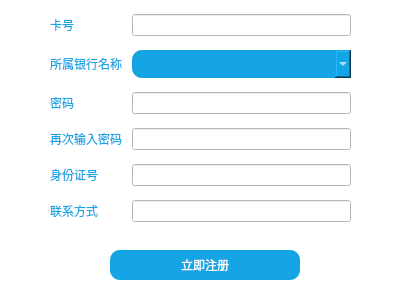
<?xml version="1.0" encoding="UTF-8"?>
<ui version="4.0">
 <class>RegisterDialog</class>
 <widget class="QDialog" name="RegisterDialog">
  <property name="geometry">
   <rect>
    <x>0</x>
    <y>0</y>
    <width>400</width>
    <height>300</height>
   </rect>
  </property>
  <property name="windowTitle">
   <string>Dialog</string>
  </property>
  <property name="styleSheet">
   <string notr="true">background:white;</string>
  </property>
  <widget class="QPushButton" name="RegisterButton">
   <property name="geometry">
    <rect>
     <x>110</x>
     <y>250</y>
     <width>190</width>
     <height>30</height>
    </rect>
   </property>
   <property name="styleSheet">
    <string notr="true">color: white;
background-color: rgb(22, 165, 228);
border-style: outset;
padding: 6px;
border-radius: 10px;</string>
   </property>
   <property name="text">
    <string>立即注册</string>
   </property>
  </widget>
  <widget class="QWidget" name="layoutWidget">
   <property name="geometry">
    <rect>
     <x>50</x>
     <y>10</y>
     <width>301</width>
     <height>220</height>
    </rect>
   </property>
   <layout class="QGridLayout" name="gridLayout">
    <property name="spacing">
     <number>10</number>
    </property>
    <item row="4" column="0">
     <widget class="QLabel" name="label_4">
      <property name="styleSheet">
       <string notr="true">color: rgb(22, 165, 228);</string>
      </property>
      <property name="text">
       <string>身份证号</string>
      </property>
     </widget>
    </item>
    <item row="2" column="0">
     <widget class="QLabel" name="label_3">
      <property name="styleSheet">
       <string notr="true">color: rgb(22, 165, 228);</string>
      </property>
      <property name="text">
       <string>密码</string>
      </property>
     </widget>
    </item>
    <item row="0" column="2">
     <widget class="QLineEdit" name="acoountLineEdit">
      <property name="font">
       <font>
        <weight>75</weight>
        <bold>true</bold>
       </font>
      </property>
      <property name="styleSheet">
       <string notr="true"/>
      </property>
     </widget>
    </item>
    <item row="1" column="0">
     <widget class="QLabel" name="label_2">
      <property name="styleSheet">
       <string notr="true">color: rgb(22, 165, 228);</string>
      </property>
      <property name="text">
       <string>所属银行名称</string>
      </property>
     </widget>
    </item>
    <item row="0" column="0">
     <widget class="QLabel" name="label">
      <property name="styleSheet">
       <string notr="true">color: rgb(22, 165, 228);</string>
      </property>
      <property name="text">
       <string>卡号</string>
      </property>
     </widget>
    </item>
    <item row="4" column="2">
     <widget class="QLineEdit" name="idcreditLineEdit">
      <property name="font">
       <font>
        <weight>75</weight>
        <bold>true</bold>
       </font>
      </property>
      <property name="styleSheet">
       <string notr="true"/>
      </property>
     </widget>
    </item>
    <item row="2" column="2">
     <widget class="QLineEdit" name="passwordLineEdit">
      <property name="font">
       <font>
        <weight>75</weight>
        <bold>true</bold>
       </font>
      </property>
      <property name="styleSheet">
       <string notr="true"/>
      </property>
      <property name="echoMode">
       <enum>QLineEdit::Normal</enum>
      </property>
     </widget>
    </item>
    <item row="5" column="0">
     <widget class="QLabel" name="label_5">
      <property name="styleSheet">
       <string notr="true">color: rgb(22, 165, 228);</string>
      </property>
      <property name="text">
       <string>联系方式</string>
      </property>
     </widget>
    </item>
    <item row="1" column="2">
     <widget class="QComboBox" name="banknameComboBox">
      <property name="font">
       <font>
        <weight>75</weight>
        <bold>true</bold>
       </font>
      </property>
      <property name="styleSheet">
       <string notr="true">color: white;
background-color: rgb(22, 165, 228);
border-style: outset;
padding: 6px;
border-radius: 10px;</string>
      </property>
     </widget>
    </item>
    <item row="5" column="2">
     <widget class="QLineEdit" name="phoneLineEdit">
      <property name="font">
       <font>
        <weight>75</weight>
        <bold>true</bold>
       </font>
      </property>
      <property name="styleSheet">
       <string notr="true"/>
      </property>
     </widget>
    </item>
    <item row="3" column="2">
     <widget class="QLineEdit" name="passwordconfirmLineEdit">
      <property name="font">
       <font>
        <weight>75</weight>
        <bold>true</bold>
       </font>
      </property>
      <property name="styleSheet">
       <string notr="true"/>
      </property>
      <property name="echoMode">
       <enum>QLineEdit::Password</enum>
      </property>
     </widget>
    </item>
    <item row="3" column="0">
     <widget class="QLabel" name="label_6">
      <property name="styleSheet">
       <string notr="true">color: rgb(22, 165, 228);</string>
      </property>
      <property name="text">
       <string>再次输入密码</string>
      </property>
     </widget>
    </item>
   </layout>
  </widget>
 </widget>
 <resources/>
 <connections/>
</ui>
